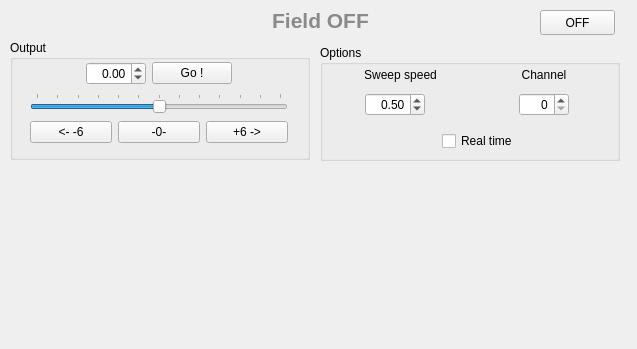
<?xml version="1.0" encoding="UTF-8"?>
<ui version="4.0">
 <class>SUiCpDaqFieldOneAxis</class>
 <widget class="QWidget" name="SUiCpDaqFieldOneAxis">
  <property name="geometry">
   <rect>
    <x>0</x>
    <y>0</y>
    <width>637</width>
    <height>349</height>
   </rect>
  </property>
  <property name="windowTitle">
   <string>Form</string>
  </property>
  <widget class="QPushButton" name="cmdFieldOnOff">
   <property name="geometry">
    <rect>
     <x>540</x>
     <y>10</y>
     <width>75</width>
     <height>25</height>
    </rect>
   </property>
   <property name="text">
    <string>OFF</string>
   </property>
   <property name="checkable">
    <bool>true</bool>
   </property>
  </widget>
  <widget class="QLabel" name="lblFieldState">
   <property name="geometry">
    <rect>
     <x>0</x>
     <y>5</y>
     <width>641</width>
     <height>31</height>
    </rect>
   </property>
   <property name="font">
    <font>
     <pointsize>16</pointsize>
     <weight>75</weight>
     <bold>true</bold>
    </font>
   </property>
   <property name="text">
    <string notr="true">&lt;!DOCTYPE HTML PUBLIC &quot;-//W3C//DTD HTML 4.0//EN&quot; &quot;http://www.w3.org/TR/REC-html40/strict.dtd&quot;&gt;
&lt;html&gt;&lt;head&gt;&lt;meta name=&quot;qrichtext&quot; content=&quot;1&quot; /&gt;&lt;style type=&quot;text/css&quot;&gt;
p, li { white-space: pre-wrap; }
&lt;/style&gt;&lt;/head&gt;&lt;body style=&quot; font-family:'MS Shell Dlg 2'; font-size:8.25pt; font-weight:400; font-style:normal;&quot;&gt;
&lt;p align=&quot;center&quot; style=&quot; margin-top:0px; margin-bottom:0px; margin-left:0px; margin-right:0px; -qt-block-indent:0; text-indent:0px;&quot;&gt;&lt;span style=&quot; font-size:16pt; font-weight:600; color:#8a8a8a;&quot;&gt;Field OFF&lt;/span&gt;&lt;/p&gt;&lt;/body&gt;&lt;/html&gt;</string>
   </property>
  </widget>
  <widget class="QGroupBox" name="gbxFieldOptions">
   <property name="geometry">
    <rect>
     <x>320</x>
     <y>45</y>
     <width>300</width>
     <height>116</height>
    </rect>
   </property>
   <property name="title">
    <string>Options</string>
   </property>
   <widget class="QWidget" name="gridLayoutWidget_7">
    <property name="geometry">
     <rect>
      <x>45</x>
      <y>20</y>
      <width>204</width>
      <height>86</height>
     </rect>
    </property>
    <layout class="QGridLayout" name="gridLayout_8">
     <property name="verticalSpacing">
      <number>8</number>
     </property>
     <item row="0" column="0">
      <widget class="QLabel" name="lblFieldSpeed">
       <property name="text">
        <string>Sweep speed</string>
       </property>
       <property name="alignment">
        <set>Qt::AlignCenter</set>
       </property>
      </widget>
     </item>
     <item row="1" column="2">
      <widget class="QSpinBox" name="dsbFieldChannel">
       <property name="minimumSize">
        <size>
         <width>50</width>
         <height>0</height>
        </size>
       </property>
       <property name="alignment">
        <set>Qt::AlignRight|Qt::AlignTrailing|Qt::AlignVCenter</set>
       </property>
       <property name="maximum">
        <number>1</number>
       </property>
      </widget>
     </item>
     <item row="0" column="2">
      <widget class="QLabel" name="lblFieldChannel">
       <property name="text">
        <string>Channel</string>
       </property>
       <property name="alignment">
        <set>Qt::AlignCenter</set>
       </property>
      </widget>
     </item>
     <item row="0" column="1">
      <spacer name="horizontalSpacer_6">
       <property name="orientation">
        <enum>Qt::Horizontal</enum>
       </property>
       <property name="sizeHint" stdset="0">
        <size>
         <width>40</width>
         <height>20</height>
        </size>
       </property>
      </spacer>
     </item>
     <item row="1" column="0">
      <widget class="QDoubleSpinBox" name="dsbFieldSpeed">
       <property name="maximumSize">
        <size>
         <width>60</width>
         <height>16777215</height>
        </size>
       </property>
       <property name="alignment">
        <set>Qt::AlignRight|Qt::AlignTrailing|Qt::AlignVCenter</set>
       </property>
       <property name="minimum">
        <double>0.100000000000000</double>
       </property>
       <property name="maximum">
        <double>2.000000000000000</double>
       </property>
       <property name="value">
        <double>0.500000000000000</double>
       </property>
      </widget>
     </item>
     <item row="2" column="0">
      <spacer name="verticalSpacer">
       <property name="orientation">
        <enum>Qt::Vertical</enum>
       </property>
       <property name="sizeHint" stdset="0">
        <size>
         <width>20</width>
         <height>40</height>
        </size>
       </property>
      </spacer>
     </item>
     <item row="3" column="1">
      <widget class="QCheckBox" name="chkbxFieldRealTime">
       <property name="text">
        <string>Real time ?</string>
       </property>
      </widget>
     </item>
    </layout>
   </widget>
  </widget>
  <widget class="QGroupBox" name="gbxFieldOutput">
   <property name="geometry">
    <rect>
     <x>10</x>
     <y>40</y>
     <width>300</width>
     <height>120</height>
    </rect>
   </property>
   <property name="title">
    <string>Output</string>
   </property>
   <widget class="QWidget" name="verticalLayoutWidget_2">
    <property name="geometry">
     <rect>
      <x>20</x>
      <y>20</y>
      <width>258</width>
      <height>85</height>
     </rect>
    </property>
    <layout class="QVBoxLayout" name="verticalLayout_2">
     <item>
      <layout class="QHBoxLayout" name="horizontalLayout">
       <item>
        <spacer name="horizontalSpacer_4">
         <property name="orientation">
          <enum>Qt::Horizontal</enum>
         </property>
         <property name="sizeHint" stdset="0">
          <size>
           <width>40</width>
           <height>20</height>
          </size>
         </property>
        </spacer>
       </item>
       <item>
        <widget class="QDoubleSpinBox" name="dsbFieldValue">
         <property name="minimumSize">
          <size>
           <width>60</width>
           <height>0</height>
          </size>
         </property>
         <property name="alignment">
          <set>Qt::AlignRight|Qt::AlignTrailing|Qt::AlignVCenter</set>
         </property>
         <property name="minimum">
          <double>-6.000000000000000</double>
         </property>
         <property name="maximum">
          <double>6.000000000000000</double>
         </property>
         <property name="singleStep">
          <double>0.010000000000000</double>
         </property>
        </widget>
       </item>
       <item>
        <widget class="QPushButton" name="cmdFieldGo">
         <property name="text">
          <string>Go !</string>
         </property>
        </widget>
       </item>
       <item>
        <spacer name="horizontalSpacer_5">
         <property name="orientation">
          <enum>Qt::Horizontal</enum>
         </property>
         <property name="sizeHint" stdset="0">
          <size>
           <width>40</width>
           <height>20</height>
          </size>
         </property>
        </spacer>
       </item>
      </layout>
     </item>
     <item>
      <widget class="QSlider" name="sldFieldValue">
       <property name="minimum">
        <number>-600</number>
       </property>
       <property name="maximum">
        <number>600</number>
       </property>
       <property name="singleStep">
        <number>1</number>
       </property>
       <property name="orientation">
        <enum>Qt::Horizontal</enum>
       </property>
       <property name="tickPosition">
        <enum>QSlider::TicksAbove</enum>
       </property>
       <property name="tickInterval">
        <number>100</number>
       </property>
      </widget>
     </item>
     <item>
      <layout class="QHBoxLayout" name="horizontalLayout_2">
       <item>
        <widget class="QPushButton" name="cmdFieldAP">
         <property name="text">
          <string>&lt;- -6</string>
         </property>
        </widget>
       </item>
       <item>
        <widget class="QPushButton" name="cmdFieldZero">
         <property name="text">
          <string>-0-</string>
         </property>
        </widget>
       </item>
       <item>
        <widget class="QPushButton" name="cmdFieldP">
         <property name="text">
          <string>+6 -&gt;</string>
         </property>
        </widget>
       </item>
      </layout>
     </item>
    </layout>
   </widget>
  </widget>
  <widget class="SUiLblLed" name="ledField">
   <property name="geometry">
    <rect>
     <x>10</x>
     <y>10</y>
     <width>25</width>
     <height>25</height>
    </rect>
   </property>
   <property name="sizePolicy">
    <sizepolicy hsizetype="Fixed" vsizetype="Fixed">
     <horstretch>0</horstretch>
     <verstretch>0</verstretch>
    </sizepolicy>
   </property>
   <property name="minimumSize">
    <size>
     <width>25</width>
     <height>25</height>
    </size>
   </property>
   <property name="maximumSize">
    <size>
     <width>25</width>
     <height>25</height>
    </size>
   </property>
   <property name="text">
    <string>
&lt;img src=&quot;:/led/circle_grey.png&quot; width=&quot;25&quot; height=&quot;25&quot;/&gt;</string>
   </property>
   <property name="textFormat">
    <enum>Qt::RichText</enum>
   </property>
  </widget>
  <widget class="QPushButton" name="cmdOpt">
   <property name="enabled">
    <bool>true</bool>
   </property>
   <property name="geometry">
    <rect>
     <x>45</x>
     <y>1</y>
     <width>40</width>
     <height>40</height>
    </rect>
   </property>
   <property name="sizePolicy">
    <sizepolicy hsizetype="Fixed" vsizetype="Fixed">
     <horstretch>40</horstretch>
     <verstretch>40</verstretch>
    </sizepolicy>
   </property>
   <property name="minimumSize">
    <size>
     <width>40</width>
     <height>40</height>
    </size>
   </property>
   <property name="maximumSize">
    <size>
     <width>40</width>
     <height>40</height>
    </size>
   </property>
   <property name="toolTip">
    <string notr="true">Options and settings: the settings is editable if the plugin was already loaded at the start program</string>
   </property>
   <property name="statusTip">
    <string notr="true">Edit the option of this plugin.</string>
   </property>
   <property name="whatsThis">
    <string notr="true"/>
   </property>
   <property name="text">
    <string notr="true"/>
   </property>
   <property name="icon">
    <iconset resource="../../../SpinToolBox/resource.qrc">
     <normaloff>:/icon/gears.png</normaloff>:/icon/gears.png</iconset>
   </property>
   <property name="iconSize">
    <size>
     <width>25</width>
     <height>25</height>
    </size>
   </property>
   <property name="autoDefault">
    <bool>false</bool>
   </property>
   <property name="flat">
    <bool>true</bool>
   </property>
  </widget>
  <zorder>lblFieldState</zorder>
  <zorder>cmdFieldOnOff</zorder>
  <zorder>gbxFieldOptions</zorder>
  <zorder>gbxFieldOutput</zorder>
  <zorder>ledField</zorder>
  <zorder>cmdOpt</zorder>
 </widget>
 <customwidgets>
  <customwidget>
   <class>SUiLblLed</class>
   <extends>QLabel</extends>
   <header location="global">SDK/SUi/SUiLblLed.h</header>
  </customwidget>
 </customwidgets>
 <resources>
  <include location="../../../SpinToolBox/resource.qrc"/>
 </resources>
 <connections/>
</ui>
